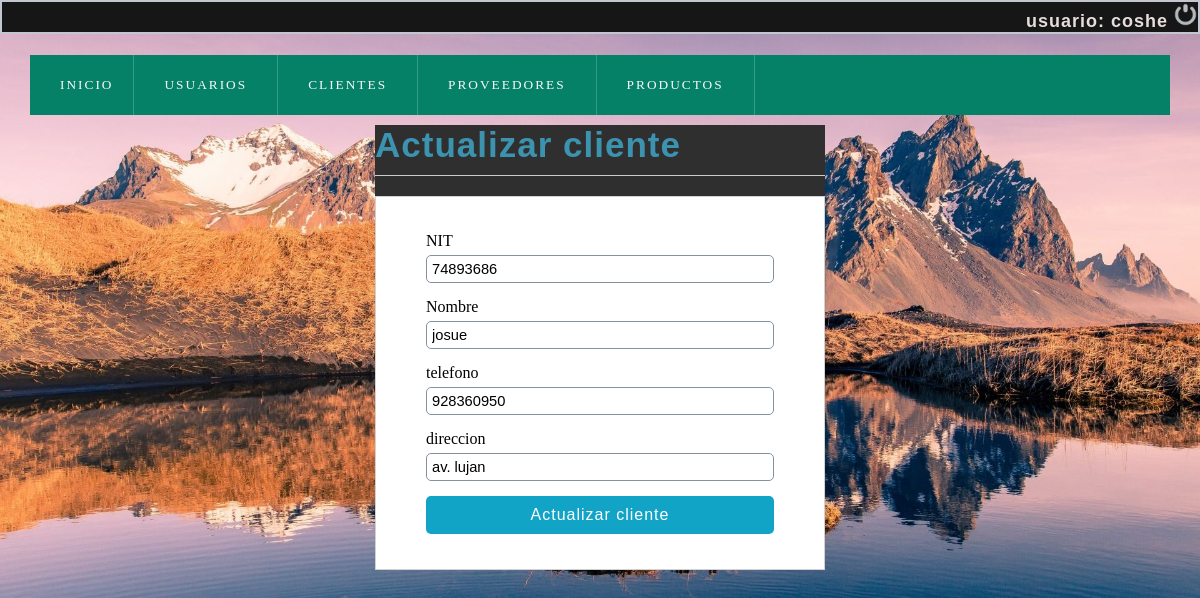
Screenshot of /olvidocontraseña/editar_cliente.php?id=2 (signed in) with the database file from the repository.
### tables this page shows
CREATE TABLE `users` (
  `id` int(11) NOT NULL,
  `first_name` varchar(100) NOT NULL,
  `last_name` varchar(100) NOT NULL,
  `email` varchar(100) NOT NULL,
  `password` varchar(255) NOT NULL,
  `phone` varchar(15) NOT NULL,
  `forgot_pass_identity` varchar(32) NOT NULL,
  `created` datetime NOT NULL,
  `modified` datetime NOT NULL,
  `status` enum('1','0') NOT NULL DEFAULT '1'
);

CREATE TABLE `cliente` (
  `idcliente` int(11) NOT NULL,
  `nit` int(11) DEFAULT NULL,
  `nombre` varchar(80) DEFAULT NULL,
  `telefono` int(11) DEFAULT NULL,
  `direccion` text DEFAULT NULL,
  `dateadd` datetime NOT NULL DEFAULT current_timestamp()
);

### olvidocontraseña/user.php (called while the page is built, shortened)
<?php
class User{
    private $dbHost     = "localhost";
    private $dbUsername = "root";
    private $dbPassword = "12345678";
    private $dbName     = "logtest";
    private $port = 3360;
    private $userTbl    = "users";
    public function __construct(){
        if(!isset($this->db)){
            $conn = new mysqli($this->dbHost, $this->dbUsername, $this->dbPassword, $this->dbName,$this->port);
            if($conn->connect_error){
                die("Failed to connect with MySQL: " . $conn->connect_error);
            }else{
                $this->db = $conn;
            }
        }
    }
    public function getRows($conditions = array()){
        $sql = 'SELECT ';
        $sql .= array_key_exists("select",$conditions)?$conditions['select']:'*';
        $sql .= ' FROM '.$this->userTbl;
        if(array_key_exists("where",$conditions)){
            $sql .= ' WHERE ';
            $i = 0;
            foreach($conditions['where'] as $key => $value){
                $pre = ($i > 0)?' AND ':'';
                $sql .= $pre.$key." = '".$value."'";
                $i++;
            }
        }
        $result = $this->db->query($sql);
        if(array_key_exists("return_type",$conditions) && $conditions['return_type'] != 'all'){
            switch($conditions['return_type']){
                case 'single':
                    $data = $result->fetch_assoc();
                    break;
            }
        }else{
            if($result->num_rows > 0){
                while($row = $result->fetch_assoc()){
                    $data[] = $row;
                }
            }
        }
        return !empty($data)?$data:false;
    }
}

### olvidocontraseña/editar_cliente.php (the view, shortened to what this page needs)
<?php
	include "conexion.php";
	$idcliente = $_REQUEST['id'];
	$sql= mysqli_query($conection,"SELECT * FROM cliente
									WHERE idcliente= $idcliente ");
	$result_sql = mysqli_num_rows($sql);
	if($result_sql == 0){
		header('Location: lista_cliente.php');
	}else{
		while ($data = mysqli_fetch_array($sql)) {
			$nit  = $data['nit'];
			$nombre  = $data['nombre'];
			$telefono = $data['telefono'];
			$direccion   = $data['direccion'];
		}
	}
 ?>
<!DOCTYPE html>
<html lang="en">
<head>
	<?php include "scripts.php"; ?>
</head>
<body>
	<?php include "index2.php"; ?>
	<section id="container">
		<div class="form_register">
			<h1>Actualizar cliente</h1>
			<hr>
			<form action="" method="post">
				<label for="nit">NIT</label>
				<input type="number" name="nit" id="nit" placeholder="Numero de NIT" value="<?php echo $nit;?>">
				<label for="nombre">Nombre</label>
				<input type="text" name="nombre" id="nombre" placeholder="Nombre Completo" value="<?php echo $nombre;?>">
				<label for="telefono">telefono</label>
				<input type="number" name="telefono" id="telefono" placeholder="Telefono"value="<?php echo $telefono;?>">
				<label for="direccion">direccion</label>
				<input type="text" name="direccion" id="direccion" placeholder="Direccion"value="<?php echo $direccion;?>">
				<input type="submit" value="Actualizar cliente" class="btn_save">
			</form>
		</div>
	</section>
</body>
</html>

### olvidocontraseña/index2.php (shortened to what this page needs)
<?php
$sessData = !empty($_SESSION['sessData'])?$_SESSION['sessData']:'';
?>
<!DOCTYPE html>
<html>
<head>
    <link rel="stylesheet" href="css/estilo.css">
</head>
<body>
<div class="caja" id="jo">
        <?php
			if(!empty($sessData['userLoggedIn']) && !empty($sessData['userID'])){
				include 'user.php';
				$user = new User();
				$conditions['where'] = array(
					'id' => $sessData['userID'],
				);
				$conditions['return_type'] = 'single';
				$userData = $user->getRows($conditions);
        ?>
        <h4>usuario: <?php echo $userData['first_name']; ?></h2>
        <a href="cuentausuario.php?logoutSubmit=1"><img class="close" src="IMG/salir.png" alt="Salir del sistema" title="Salir"></a>
        <?php } ?>
	</div>
    <header>
        <nav>
            <ul>
                <li><a href="index2.php"><span class="icon-home"></span>INICIO</a></li>
                <li class="submenu">
                    <a href="#"><span class="icon-library"></span>Usuarios<span class="despegable icon-circle-down"></span></a>
                </li>
                <li class="submenu">
                    <a href="#"><span class="icon-library"></span>Clientes<span class="despegable icon-circle-down"></span></a>
                <li class="submenu">
                    <a href="#"><span class="icon-library"></span>Proveedores<span class="despegable icon-circle-down"></span></a>
               <li class="submenu">
                    <a href="#"><span class="icon-library"></span>Productos<span class="despegable icon-circle-down"></span></a>
                    </ul>
        </nav>
    </header>
</body>
</html>

### olvidocontraseña/css/style.css (style rules this page uses)
* { margin: 0; padding: 0; box-sizing: border-box; }
body { background: #ededed; }
h1, h2, h3, h4, h5, h6 { font-family: 'arial'; font-weight: bold; letter-spacing: 1px; }
h1 { font-size: 26px; }
h4 { font-size: 16px; }
a { text-decoration: none; font-family: arial; letter-spacing: 1px; }
header { position: fixed; width: 100%; }
.close { width: 25px; height: 25px; }
nav ul { background: #058167; list-style: none; display: -webkit-flex; display: -moz-flex; display: -ms-flex; display: -o-flex; display: flex; justify-content: left; align-items: center; }
nav ul > li a { position: relative; }
nav a { color: #FFF; display: block; font-size: 10pt; font-family: 'GothamBook'; padding: 15px 30px; text-transform: uppercase; letter-spacing: 2px; transition: background .5s; border-right: 1px solid #319B8F; }
#container { padding: 90px 15px 15px; }
.form_register { width: 450px; margin: auto; }
.form_register h1 { color: #3c93b0; }
hr { border: 0; background: #CCC; height: 1px; margin: 10px 0; display: block; }
form { background: #FFF; margin: auto; padding: 20px 50px; border: 1px solid #d1d1d1; }
label { display: block; font-size: 12pt; font-family: 'GothamBook'; margin: 15px auto 5px auto; }
input,select { display: block; width: 100%; font-size: 11pt; padding: 5px; border: 1px solid #85929e; border-radius: 5px; }
.btn_save { font-size: 12pt; background: #12a4c6; padding: 10px; color: #FFF; letter-spacing: 1px; border: 0; cursor: pointer; margin: 15px auto; }
#container h1 { font-size: 35px; display: inline-block; }

### olvidocontraseña/css/estilo.css (style rules this page uses)
body { margin: 0; font-family: sans-serif; background-image:url(IMG/fondo.jpg); width: 100%; height:100%vh; background-size: cover; }
header { width: 100%; }
header nav { background: rgb(12, 63, 44); z-index: 1250; max-width: 1250px; width: 95%; margin: 20px auto; }
header nav ul { list-style: none; }
header nav ul li { display: inline-block; position: relative; }
header nav ul li a { color:rgb(250, 249, 252); display: block; text-decoration: none; padding: 20px; }
h4 { text-align: right; color: #e7dddd; font-weight: normal; font-size: 18px; font-family: Arial; text-transform: lowercase; display:inline; font-weight: bold; letter-spacing: 1px; }
div { width: 100%; height: 100%vh; background: #302f2f; }
.caja { font-family: Century Gothic,CenturyGothic,AppleGothic,sans-serif; color: #ffffff; font-size: 18px; font-weight: 400; text-align: right; background: #161616; margin: 0 0 1px; overflow: hidden; padding: 0.000001px; border-radius: 35px 0px 35px 0px; -moz-border-radius: 0px 0px 0px 0px; -webkit-border-radius: 0px 0px 0px 0px; border: 2px solid #c1c6d1; }
.close { width: 25px; height: 25px; }
a { text-decoration: none; font-family: arial; letter-spacing: 1px; }

### rows the page displays
users: first_name "coshe"
cliente: nit "74893686", nombre "josue"
